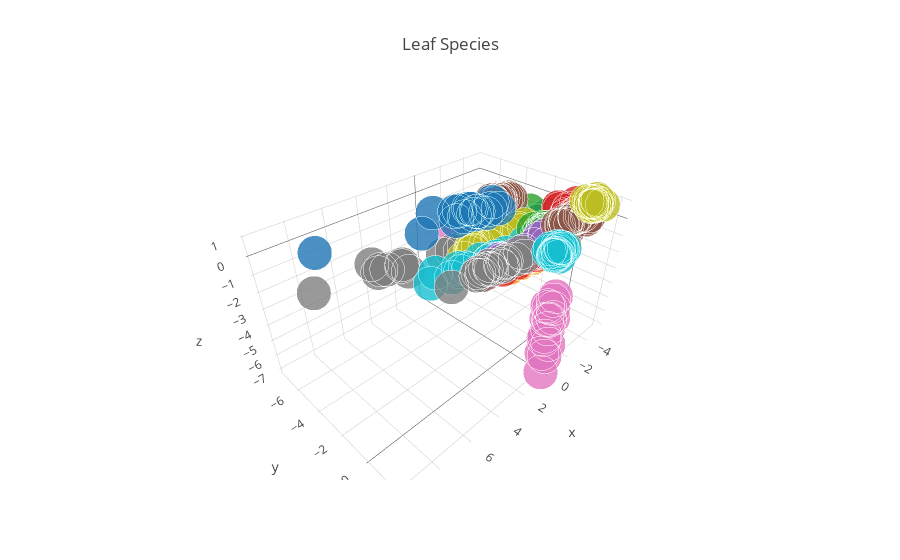

Notebook cell for this chart:
### Markdown cell above
From the previous plot we can see that with just 2 principal components it can be very diffucult to classify some leaf species. 

Let's try to visualize the first 3 principal components and see what we can get:

### Code cell
traces = []

for name in numpy.unique(y):
    trace = go.Scatter3d(
        x=Y[y==name,0],
        y=Y[y==name,1],
        z=Y[y==name,2],
        mode="markers",
        name=name,
        marker=go.Marker(
            size=12,
            line=go.Line(
                color="rgba(217, 217, 217, 0.14)",
                width=0.5),
            opacity=0.8))
    traces.append(trace)
   
layout = go.Layout(
    title= "Leaf Species",
    hovermode= "closest",
    xaxis= dict(
        title= "Principal Component 1",
        ticklen= 5,
        zeroline= False,
        gridwidth= 2,
    ),
    yaxis=dict(
        title= "Principal Component 2",
        ticklen= 5,
        gridwidth= 2,
    ),
    showlegend= False
)

fig = go.Figure(data=go.Data(traces), layout=layout)
po.iplot(fig)
